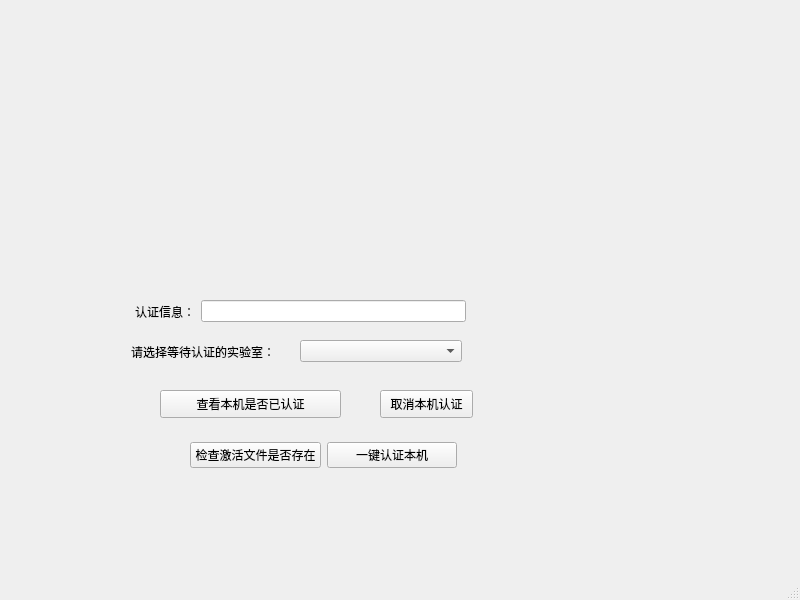
<?xml version="1.0" encoding="UTF-8"?>
<ui version="4.0">
 <class>ActiveMainWindow</class>
 <widget class="QMainWindow" name="ActiveMainWindow">
  <property name="geometry">
   <rect>
    <x>0</x>
    <y>0</y>
    <width>800</width>
    <height>600</height>
   </rect>
  </property>
  <property name="windowTitle">
   <string>MainWindow</string>
  </property>
  <widget class="QWidget" name="centralwidget">
   <widget class="QWidget" name="layoutWidget">
    <property name="geometry">
     <rect>
      <x>190</x>
      <y>440</y>
      <width>267</width>
      <height>30</height>
     </rect>
    </property>
    <layout class="QHBoxLayout" name="horizontalLayout_2">
     <item>
      <widget class="QPushButton" name="fileExictButton">
       <property name="text">
        <string>检查激活文件是否存在</string>
       </property>
      </widget>
     </item>
     <item>
      <widget class="QPushButton" name="ActiveHostButton">
       <property name="text">
        <string>一键认证本机</string>
       </property>
      </widget>
     </item>
    </layout>
   </widget>
   <widget class="QWidget" name="layoutWidget">
    <property name="geometry">
     <rect>
      <x>135</x>
      <y>300</y>
      <width>331</width>
      <height>23</height>
     </rect>
    </property>
    <layout class="QHBoxLayout" name="horizontalLayout_3">
     <item>
      <widget class="QLabel" name="label_2">
       <property name="text">
        <string>认证信息：</string>
       </property>
      </widget>
     </item>
     <item>
      <widget class="QLineEdit" name="activeFileInfoEdit"/>
     </item>
    </layout>
   </widget>
   <widget class="QPushButton" name="hostIsActiveBtn">
    <property name="geometry">
     <rect>
      <x>160</x>
      <y>390</y>
      <width>181</width>
      <height>28</height>
     </rect>
    </property>
    <property name="text">
     <string>查看本机是否已认证</string>
    </property>
   </widget>
   <widget class="QWidget" name="layoutWidget">
    <property name="geometry">
     <rect>
      <x>131</x>
      <y>340</y>
      <width>331</width>
      <height>23</height>
     </rect>
    </property>
    <layout class="QHBoxLayout" name="horizontalLayout">
     <item>
      <widget class="QLabel" name="label">
       <property name="text">
        <string>请选择等待认证的实验室：</string>
       </property>
      </widget>
     </item>
     <item>
      <widget class="QComboBox" name="LabComboBox"/>
     </item>
    </layout>
   </widget>
   <widget class="QPushButton" name="calcHostActive">
    <property name="geometry">
     <rect>
      <x>380</x>
      <y>390</y>
      <width>93</width>
      <height>28</height>
     </rect>
    </property>
    <property name="text">
     <string>取消本机认证</string>
    </property>
   </widget>
  </widget>
  <widget class="QMenuBar" name="menubar">
   <property name="geometry">
    <rect>
     <x>0</x>
     <y>0</y>
     <width>800</width>
     <height>26</height>
    </rect>
   </property>
  </widget>
  <widget class="QStatusBar" name="statusbar"/>
 </widget>
 <resources/>
 <connections/>
</ui>
